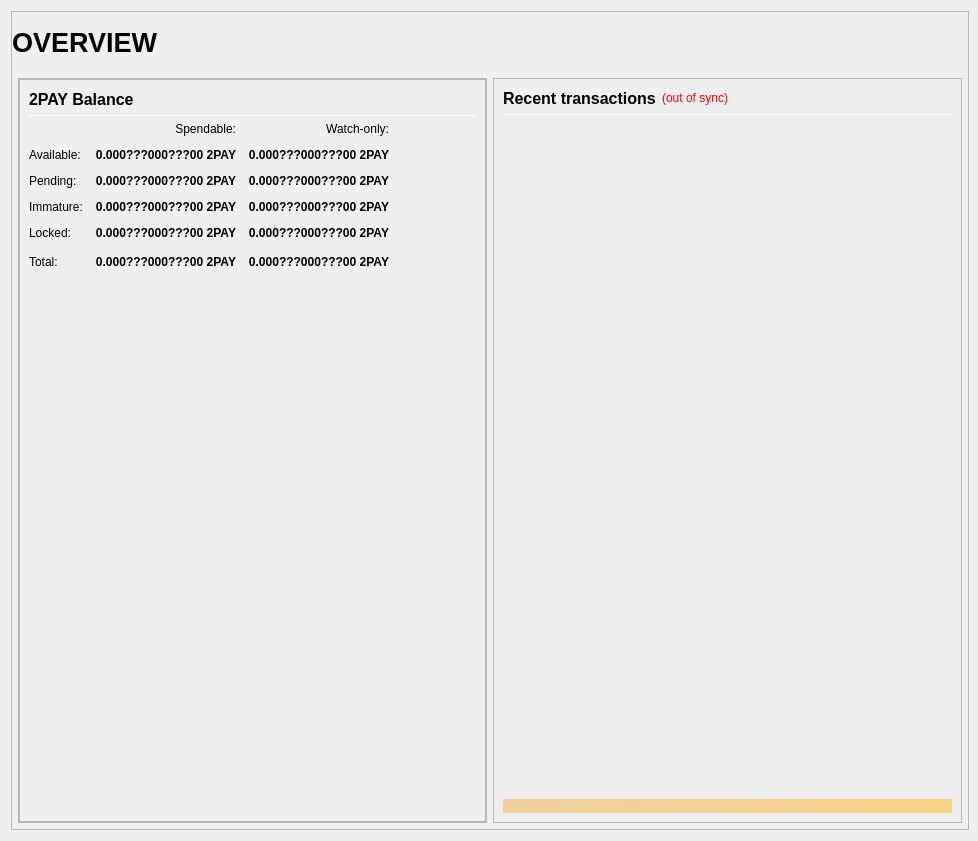
<?xml version="1.0" encoding="UTF-8"?>
<ui version="4.0">
 <class>OverviewPage</class>
 <widget class="QWidget" name="OverviewPage">
  <property name="geometry">
   <rect>
    <x>0</x>
    <y>0</y>
    <width>978</width>
    <height>841</height>
   </rect>
  </property>
  <property name="minimumSize">
   <size>
    <width>960</width>
    <height>682</height>
   </size>
  </property>
  <property name="windowTitle">
   <string>Form</string>
  </property>
  <layout class="QVBoxLayout" name="topLayout" stretch="1">
   <property name="rightMargin">
    <number>9</number>
   </property>
   <item>
    <widget class="QFrame" name="frame_BG">
     <property name="minimumSize">
      <size>
       <width>850</width>
       <height>610</height>
      </size>
     </property>
     <property name="maximumSize">
      <size>
       <width>16777215</width>
       <height>16777215</height>
      </size>
     </property>
     <property name="frameShape">
      <enum>QFrame::StyledPanel</enum>
     </property>
     <property name="frameShadow">
      <enum>QFrame::Raised</enum>
     </property>
     <layout class="QVBoxLayout" name="verticalLayout_3" stretch="1">
      <property name="leftMargin">
       <number>0</number>
      </property>
      <property name="topMargin">
       <number>0</number>
      </property>
      <property name="rightMargin">
       <number>0</number>
      </property>
      <property name="bottomMargin">
       <number>6</number>
      </property>
      <item>
       <layout class="QVBoxLayout" name="verticalLayout_Master" stretch="0,1">
        <property name="leftMargin">
         <number>0</number>
        </property>
        <property name="topMargin">
         <number>0</number>
        </property>
        <property name="rightMargin">
         <number>0</number>
        </property>
        <property name="bottomMargin">
         <number>0</number>
        </property>
        <item>
         <widget class="QFrame" name="frame_Header">
          <layout class="QVBoxLayout" name="verticalLayout_Header" stretch="0">
           <property name="leftMargin">
            <number>0</number>
           </property>
           <property name="topMargin">
            <number>0</number>
           </property>
           <property name="rightMargin">
            <number>0</number>
           </property>
           <property name="bottomMargin">
            <number>0</number>
           </property>
           <item>
            <layout class="QHBoxLayout" name="horizontalLayout_Header" stretch="1,0,1">
             <property name="spacing">
              <number>6</number>
             </property>
             <item>
              <widget class="QLabel" name="labelOverviewHeaderLeft">
               <property name="minimumSize">
                <size>
                 <width>464</width>
                 <height>60</height>
                </size>
               </property>
               <property name="maximumSize">
                <size>
                 <width>16777215</width>
                 <height>60</height>
                </size>
               </property>
               <property name="font">
                <font>
                 <pointsize>20</pointsize>
                 <weight>75</weight>
                 <bold>true</bold>
                </font>
               </property>
               <property name="text">
                <string>OVERVIEW</string>
               </property>
               <property name="alignment">
                <set>Qt::AlignLeading|Qt::AlignLeft|Qt::AlignVCenter</set>
               </property>
              </widget>
             </item>
             <item>
              <spacer name="horizontalSpacer_Header">
               <property name="orientation">
                <enum>Qt::Horizontal</enum>
               </property>
               <property name="sizeHint" stdset="0">
                <size>
                 <width>40</width>
                 <height>20</height>
                </size>
               </property>
              </spacer>
             </item>
             <item>
              <widget class="QLabel" name="labelOverviewHeaderRight">
               <property name="minimumSize">
                <size>
                 <width>464</width>
                 <height>60</height>
                </size>
               </property>
               <property name="maximumSize">
                <size>
                 <width>16777215</width>
                 <height>60</height>
                </size>
               </property>
               <property name="font">
                <font>
                 <pointsize>14</pointsize>
                </font>
               </property>
               <property name="text">
                <string/>
               </property>
               <property name="alignment">
                <set>Qt::AlignRight|Qt::AlignTrailing|Qt::AlignVCenter</set>
               </property>
              </widget>
             </item>
            </layout>
           </item>
          </layout>
         </widget>
        </item>
        <item>
         <widget class="QFrame" name="frame_Content">
          <layout class="QVBoxLayout" name="verticalLayout_Content">
           <property name="leftMargin">
            <number>6</number>
           </property>
           <property name="topMargin">
            <number>0</number>
           </property>
           <property name="rightMargin">
            <number>6</number>
           </property>
           <property name="bottomMargin">
            <number>0</number>
           </property>
           <item>
            <layout class="QHBoxLayout" name="horizontalLayout_Content" stretch="1,1">
             <property name="spacing">
              <number>6</number>
             </property>
             <item>
              <layout class="QVBoxLayout" name="verticalLayout_left" stretch="1">
               <item>
                <widget class="QFrame" name="frameObfuscation">
                 <property name="minimumSize">
                  <size>
                   <width>0</width>
                   <height>0</height>
                  </size>
                 </property>
                 <property name="frameShape">
                  <enum>QFrame::StyledPanel</enum>
                 </property>
                 <property name="frameShadow">
                  <enum>QFrame::Raised</enum>
                 </property>
                 <layout class="QVBoxLayout" name="verticalLayout" stretch="0,0,0">
                  <property name="leftMargin">
                   <number>0</number>
                  </property>
                  <property name="topMargin">
                   <number>0</number>
                  </property>
                  <property name="rightMargin">
                   <number>0</number>
                  </property>
                  <property name="bottomMargin">
                   <number>0</number>
                  </property>
                 <item>
                   <widget class="QFrame" name="frame_Balances">
                    <property name="frameShape">
                     <enum>QFrame::StyledPanel</enum>
                    </property>
                    <property name="frameShadow">
                     <enum>QFrame::Raised</enum>
                    </property>
                    <layout class="QVBoxLayout" name="verticalLayout_4">
                     <item>
                      <layout class="QHBoxLayout" name="horizontalLayout_4">
                       <item>
                        <widget class="QLabel" name="label_5">
                         <property name="minimumSize">
                          <size>
                           <width>0</width>
                           <height>20</height>
                          </size>
                         </property>
                         <property name="font">
                          <font>
                           <pointsize>12</pointsize>
                           <weight>75</weight>
                           <bold>true</bold>
                          </font>
                         </property>
                         <property name="text">
                          <string>2PAY Balance</string>
                         </property>
                        </widget>
                       </item>
		       <item>
                        <spacer name="horizontalSpacer_3">
                         <property name="orientation">
                          <enum>Qt::Horizontal</enum>
                         </property>
                         <property name="sizeHint" stdset="0">
                          <size>
                           <width>40</width>
                           <height>20</height>
                          </size>
                         </property>
                        </spacer>
                       </item>
                      </layout>
                     </item>
                     <item>
                      <widget class="Line" name="line_Balance">
                       <property name="minimumSize">
                        <size>
                         <width>0</width>
                         <height>1</height>
                        </size>
                       </property>
                       <property name="maximumSize">
                        <size>
                         <width>16777215</width>
                         <height>1</height>
                        </size>
                       </property>
                       <property name="orientation">
                        <enum>Qt::Horizontal</enum>
                       </property>
                      </widget>
                     </item>
                     <item>
                      <layout class="QGridLayout" name="gridLayout">
                       <property name="spacing">
                        <number>12</number>
                       </property>
                       <item row="0" column="1">
                        <widget class="QLabel" name="labelSpendable">
                         <property name="text">
                          <string>Spendable:</string>
                         </property>
                         <property name="alignment">
                          <set>Qt::AlignRight|Qt::AlignTrailing|Qt::AlignVCenter</set>
                         </property>
                        </widget>
                       </item>
                       <item row="0" column="2">
                        <widget class="QLabel" name="labelWatchonly">
                         <property name="text">
                          <string>Watch-only:</string>
                         </property>
                         <property name="alignment">
                          <set>Qt::AlignRight|Qt::AlignTrailing|Qt::AlignVCenter</set>
                         </property>
                        </widget>
                       </item>
                       <item row="1" column="0">
                        <widget class="QLabel" name="labelBalanceText">
                         <property name="text">
                          <string>Available:</string>
                         </property>
                        </widget>
                       </item>
                       <item row="1" column="1">
                        <widget class="QLabel" name="labelBalance">
                         <property name="font">
                          <font>
                           <weight>75</weight>
                           <bold>true</bold>
                          </font>
                         </property>
                         <property name="cursor">
                          <cursorShape>IBeamCursor</cursorShape>
                         </property>
                         <property name="toolTip">
                          <string>Your current spendable balance</string>
                         </property>
                         <property name="text">
                          <string notr="true">0.000???000???00 2PAY</string>
                         </property>
                         <property name="alignment">
                          <set>Qt::AlignRight|Qt::AlignTrailing|Qt::AlignVCenter</set>
                         </property>
                         <property name="textInteractionFlags">
                          <set>Qt::LinksAccessibleByMouse|Qt::TextSelectableByKeyboard|Qt::TextSelectableByMouse</set>
                         </property>
                        </widget>
                       </item>
                       <item row="1" column="2">
                        <widget class="QLabel" name="labelWatchAvailable">
                         <property name="font">
                          <font>
                           <weight>75</weight>
                           <bold>true</bold>
                          </font>
                         </property>
                         <property name="cursor">
                          <cursorShape>IBeamCursor</cursorShape>
                         </property>
                         <property name="toolTip">
                          <string>Your current balance in watch-only addresses</string>
                         </property>
                         <property name="text">
                          <string notr="true">0.000???000???00 2PAY</string>
                         </property>
                         <property name="alignment">
                          <set>Qt::AlignRight|Qt::AlignTrailing|Qt::AlignVCenter</set>
                         </property>
                         <property name="textInteractionFlags">
                          <set>Qt::LinksAccessibleByMouse|Qt::TextSelectableByKeyboard|Qt::TextSelectableByMouse</set>
                         </property>
                        </widget>
                       </item>
                       <item row="2" column="0">
                        <widget class="QLabel" name="labelPendingText">
                         <property name="text">
                          <string>Pending:</string>
                         </property>
                        </widget>
                       </item>
                       <item row="2" column="1">
                        <widget class="QLabel" name="labelUnconfirmed">
                         <property name="font">
                          <font>
                           <weight>75</weight>
                           <bold>true</bold>
                          </font>
                         </property>
                         <property name="cursor">
                          <cursorShape>IBeamCursor</cursorShape>
                         </property>
                         <property name="toolTip">
                          <string>Total of transactions that have yet to be confirmed, and do not yet count toward the spendable balance</string>
                         </property>
                         <property name="text">
                          <string notr="true">0.000???000???00 2PAY</string>
                         </property>
                         <property name="alignment">
                          <set>Qt::AlignRight|Qt::AlignTrailing|Qt::AlignVCenter</set>
                         </property>
                         <property name="textInteractionFlags">
                          <set>Qt::LinksAccessibleByMouse|Qt::TextSelectableByKeyboard|Qt::TextSelectableByMouse</set>
                         </property>
                        </widget>
                       </item>
                       <item row="2" column="2">
                        <widget class="QLabel" name="labelWatchPending">
                         <property name="font">
                          <font>
                           <weight>75</weight>
                           <bold>true</bold>
                          </font>
                         </property>
                         <property name="cursor">
                          <cursorShape>IBeamCursor</cursorShape>
                         </property>
                         <property name="toolTip">
                          <string>Unconfirmed transactions to watch-only addresses</string>
                         </property>
                         <property name="text">
                          <string notr="true">0.000???000???00 2PAY</string>
                         </property>
                         <property name="alignment">
                          <set>Qt::AlignRight|Qt::AlignTrailing|Qt::AlignVCenter</set>
                         </property>
                         <property name="textInteractionFlags">
                          <set>Qt::LinksAccessibleByMouse|Qt::TextSelectableByKeyboard|Qt::TextSelectableByMouse</set>
                         </property>
                        </widget>
                       </item>
                       <item row="3" column="0">
                        <widget class="QLabel" name="labelImmatureText">
                         <property name="text">
                          <string>Immature:</string>
                         </property>
                        </widget>
                       </item>
                       <item row="3" column="1">
                        <widget class="QLabel" name="labelImmature">
                         <property name="font">
                          <font>
                           <weight>75</weight>
                           <bold>true</bold>
                          </font>
                         </property>
                         <property name="cursor">
                          <cursorShape>IBeamCursor</cursorShape>
                         </property>
                         <property name="toolTip">
                          <string>Staked or masternode rewards that has not yet matured</string>
                         </property>
                         <property name="text">
                          <string notr="true">0.000???000???00 2PAY</string>
                         </property>
                         <property name="alignment">
                          <set>Qt::AlignRight|Qt::AlignTrailing|Qt::AlignVCenter</set>
                         </property>
                         <property name="textInteractionFlags">
                          <set>Qt::LinksAccessibleByMouse|Qt::TextSelectableByKeyboard|Qt::TextSelectableByMouse</set>
                         </property>
                        </widget>
                       </item>
                       <item row="3" column="2">
                        <widget class="QLabel" name="labelWatchImmature">
                         <property name="font">
                          <font>
                           <weight>75</weight>
                           <bold>true</bold>
                          </font>
                         </property>
                         <property name="cursor">
                          <cursorShape>IBeamCursor</cursorShape>
                         </property>
                         <property name="toolTip">
                          <string>Staked or masternode rewards in watch-only addresses that has not yet matured</string>
                         </property>
                         <property name="text">
                          <string notr="true">0.000???000???00 2PAY</string>
                         </property>
                         <property name="alignment">
                          <set>Qt::AlignRight|Qt::AlignTrailing|Qt::AlignVCenter</set>
                         </property>
                         <property name="textInteractionFlags">
                          <set>Qt::LinksAccessibleByMouse|Qt::TextSelectableByKeyboard|Qt::TextSelectableByMouse</set>
                         </property>
                        </widget>
                       </item>
                       <item row="4" column="0">
                        <widget class="QLabel" name="labelLockedBalanceText">
                         <property name="toolTip">
                          <string>Locked 2PAY or Masternode collaterals. These are excluded from z2PAY minting.</string>
                         </property>
                         <property name="text">
                          <string>Locked:</string>
                         </property>
                        </widget>
                       </item>
                       <item row="4" column="1">
                        <widget class="QLabel" name="labelLockedBalance">
                         <property name="font">
                          <font>
                           <weight>75</weight>
                           <bold>true</bold>
                          </font>
                         </property>
                         <property name="cursor">
                          <cursorShape>IBeamCursor</cursorShape>
                         </property>
                         <property name="toolTip">
                          <string>Locked 2PAY or Masternode collaterals. These are excluded from z2PAY minting.</string>
                         </property>
                         <property name="text">
                          <string notr="true">0.000???000???00 2PAY</string>
                         </property>
                         <property name="alignment">
                          <set>Qt::AlignRight|Qt::AlignTrailing|Qt::AlignVCenter</set>
                         </property>
                         <property name="textInteractionFlags">
                          <set>Qt::LinksAccessibleByMouse|Qt::TextSelectableByKeyboard|Qt::TextSelectableByMouse</set>
                         </property>
                        </widget>
                       </item>
                       <item row="4" column="2">
                        <widget class="QLabel" name="labelWatchLocked">
                         <property name="font">
                          <font>
                           <weight>75</weight>
                           <bold>true</bold>
                          </font>
                         </property>
                         <property name="cursor">
                          <cursorShape>IBeamCursor</cursorShape>
                         </property>
                         <property name="toolTip">
                          <string>Current locked balance in watch-only addresses</string>
                         </property>
                         <property name="text">
                          <string notr="true">0.000???000???00 2PAY</string>
                         </property>
                         <property name="alignment">
                          <set>Qt::AlignRight|Qt::AlignTrailing|Qt::AlignVCenter</set>
                         </property>
                         <property name="textInteractionFlags">
                          <set>Qt::LinksAccessibleByMouse|Qt::TextSelectableByKeyboard|Qt::TextSelectableByMouse</set>
                         </property>
                        </widget>
                       </item>
                       <item row="5" column="0">
                        <widget class="QLabel" name="labelTotalText">
                         <property name="toolTip">
                          <string>Your current 2PAY balance, unconfirmed and immature transactions included</string>
                         </property>
                         <property name="text">
                          <string>Total:</string>
                         </property>
                        </widget>
                       </item>
                       <item row="5" column="1">
                        <widget class="QLabel" name="labelTotal">
                         <property name="font">
                          <font>
                           <weight>75</weight>
                           <bold>true</bold>
                          </font>
                         </property>
                         <property name="cursor">
                          <cursorShape>IBeamCursor</cursorShape>
                         </property>
                         <property name="toolTip">
                          <string>Your current 2PAY balance, unconfirmed and immature transactions included</string>
                         </property>
                         <property name="text">
                          <string notr="true">0.000???000???00 2PAY</string>
                         </property>
                         <property name="alignment">
                          <set>Qt::AlignRight|Qt::AlignTrailing|Qt::AlignVCenter</set>
                         </property>
                         <property name="textInteractionFlags">
                          <set>Qt::LinksAccessibleByMouse|Qt::TextSelectableByKeyboard|Qt::TextSelectableByMouse</set>
                         </property>
                        </widget>
                       </item>
                       <item row="5" column="2">
                        <widget class="QLabel" name="labelWatchTotal">
                         <property name="font">
                          <font>
                           <weight>75</weight>
                           <bold>true</bold>
                          </font>
                         </property>
                         <property name="cursor">
                          <cursorShape>IBeamCursor</cursorShape>
                         </property>
                         <property name="toolTip">
                          <string>Current total balance in watch-only addresses</string>
                         </property>
                         <property name="text">
                          <string notr="true">0.000???000???00 2PAY</string>
                         </property>
                         <property name="alignment">
                          <set>Qt::AlignRight|Qt::AlignTrailing|Qt::AlignVCenter</set>
                         </property>
                         <property name="textInteractionFlags">
                          <set>Qt::LinksAccessibleByMouse|Qt::TextSelectableByKeyboard|Qt::TextSelectableByMouse</set>
                         </property>
                        </widget>
                       </item>
                       <item row="5" column="3">
                        <spacer name="horizontalSpacer_9">
                         <property name="orientation">
                          <enum>Qt::Horizontal</enum>
                         </property>
                         <property name="sizeHint" stdset="0">
                          <size>
                           <width>40</width>
                           <height>20</height>
                          </size>
                         </property>
                        </spacer>
                       </item>
                      </layout>
                     </item>
                     <item>
                      <spacer name="verticalSpacer_3">
                       <property name="orientation">
                        <enum>Qt::Vertical</enum>
                       </property>
                       <property name="sizeHint" stdset="0">
                        <size>
                         <width>20</width>
                         <height>40</height>
                        </size>
                       </property>
                      </spacer>
                     </item>
                    </layout>
                   </widget>
                  </item>
                 </layout>
                </widget>
               </item>
              </layout>
             </item>
             <item>
              <layout class="QVBoxLayout" name="verticalLayout_right" stretch="1">
               <item>
                <widget class="QFrame" name="frame_RecentTransactions">
                 <property name="minimumSize">
                  <size>
                   <width>0</width>
                   <height>0</height>
                  </size>
                 </property>
                 <property name="frameShape">
                  <enum>QFrame::StyledPanel</enum>
                 </property>
                 <property name="frameShadow">
                  <enum>QFrame::Raised</enum>
                 </property>
                 <layout class="QVBoxLayout" name="verticalLayout_1" stretch="0,0,0,0,0">
                  <item>
                   <layout class="QHBoxLayout" name="horizontalLayout_2">
                    <item>
                     <widget class="QLabel" name="label_4">
                      <property name="minimumSize">
                       <size>
                        <width>0</width>
                        <height>20</height>
                       </size>
                      </property>
                      <property name="font">
                       <font>
                        <pointsize>12</pointsize>
                        <weight>75</weight>
                        <bold>true</bold>
                       </font>
                      </property>
                      <property name="text">
                       <string>Recent transactions</string>
                      </property>
                     </widget>
                    </item>
                    <item>
                     <widget class="QLabel" name="labelTransactionsStatus">
                      <property name="cursor">
                       <cursorShape>WhatsThisCursor</cursorShape>
                      </property>
                      <property name="toolTip">
                       <string>The displayed information may be out of date. Your wallet automatically synchronizes with the 2PAY network after a connection is established, but this process has not completed yet.</string>
                      </property>
                      <property name="styleSheet">
                       <string notr="true">QLabel { color: red; }</string>
                      </property>
                      <property name="text">
                       <string notr="true">(out of sync)</string>
                      </property>
                      <property name="alignment">
                       <set>Qt::AlignRight|Qt::AlignTrailing|Qt::AlignVCenter</set>
                      </property>
                     </widget>
                    </item>
                    <item>
                     <spacer name="horizontalSpacer">
                      <property name="orientation">
                       <enum>Qt::Horizontal</enum>
                      </property>
                      <property name="sizeHint" stdset="0">
                       <size>
                        <width>40</width>
                        <height>20</height>
                       </size>
                      </property>
                     </spacer>
                    </item>
                   </layout>
                  </item>
                  <item>
                   <widget class="Line" name="line">
                    <property name="minimumSize">
                     <size>
                      <width>0</width>
                      <height>1</height>
                     </size>
                    </property>
                    <property name="maximumSize">
                     <size>
                      <width>16777215</width>
                      <height>1</height>
                     </size>
                    </property>
                    <property name="orientation">
                     <enum>Qt::Horizontal</enum>
                    </property>
                   </widget>
                  </item>
                  <item>
                   <widget class="QListView" name="listTransactions">
                    <property name="minimumSize">
                     <size>
                      <width>0</width>
                      <height>0</height>
                     </size>
                    </property>
                    <property name="styleSheet">
                     <string notr="true">QListView { background: transparent; }</string>
                    </property>
                    <property name="frameShape">
                     <enum>QFrame::NoFrame</enum>
                    </property>
                    <property name="verticalScrollBarPolicy">
                     <enum>Qt::ScrollBarAlwaysOff</enum>
                    </property>
                    <property name="horizontalScrollBarPolicy">
                     <enum>Qt::ScrollBarAlwaysOff</enum>
                    </property>
                    <property name="selectionMode">
                     <enum>QAbstractItemView::NoSelection</enum>
                    </property>
                   </widget>
                  </item>
                  <item>
                   <spacer name="verticalSpacer_2">
                    <property name="orientation">
                     <enum>Qt::Vertical</enum>
                    </property>
                    <property name="sizeType">
                     <enum>QSizePolicy::Expanding</enum>
                    </property>
                    <property name="sizeHint" stdset="0">
                     <size>
                      <width>20</width>
                      <height>40</height>
                     </size>
                    </property>
                   </spacer>
                  </item>
                  <item>
                   <widget class="QLabel" name="labelAlerts">
                    <property name="maximumSize">
                     <size>
                      <width>16777215</width>
                      <height>16777215</height>
                     </size>
                    </property>
                    <property name="styleSheet">
                     <string notr="true">background-color: qlineargradient(x1: 0, y1: 0, x2: 1, y2: 0, stop:0 #F0D0A0, stop:1 #F8D488); color:#000000;</string>
                    </property>
                    <property name="text">
                     <string/>
                    </property>
                    <property name="wordWrap">
                     <bool>true</bool>
                    </property>
                    <property name="margin">
                     <number>3</number>
                    </property>
                   </widget>
                  </item>
                 </layout>
                </widget>
               </item>
              </layout>
             </item>
            </layout>
           </item>
          </layout>
         </widget>
        </item>
       </layout>
      </item>
     </layout>
    </widget>
   </item>
  </layout>
 </widget>
 <resources/>
 <connections/>
</ui>
